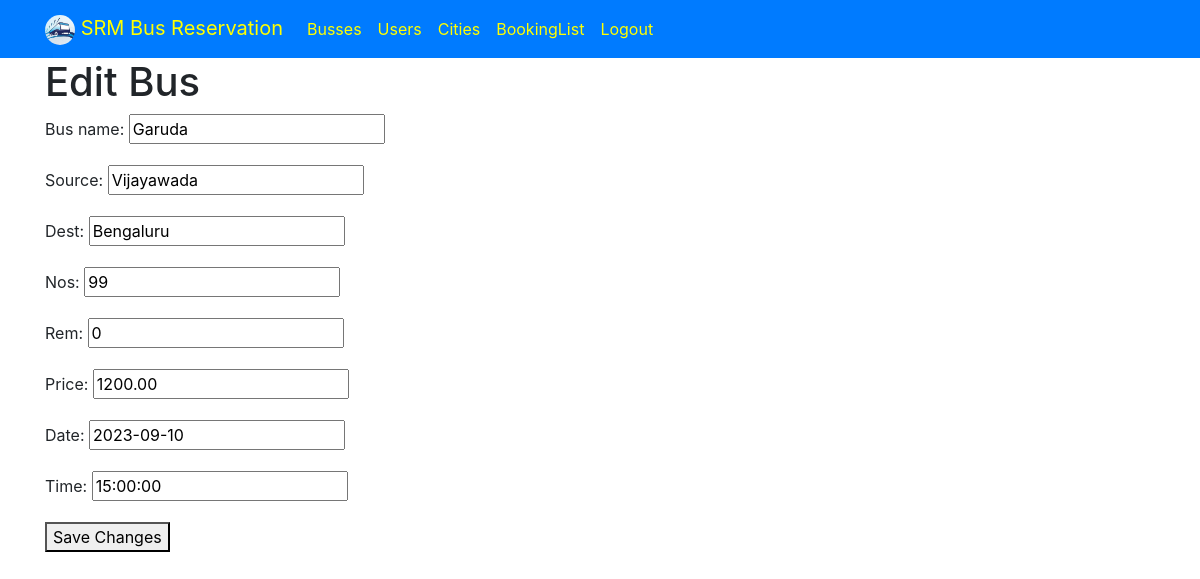
The app's page /buses/edit/1/ (signed in) with its own data.
### myapp/models.py (models this page shows, shortened)
class Bus(models.Model):
    bus_name = models.CharField(max_length=30)
    source = models.CharField(max_length=30)
    dest = models.CharField(max_length=30)
    nos = models.DecimalField(decimal_places=0, max_digits=2)
    rem = models.DecimalField(decimal_places=0, max_digits=2, default=0)
    price = models.DecimalField(decimal_places=2, max_digits=6)
    date = models.DateField()
    time = models.TimeField()
    class Meta:
        verbose_name_plural = "List of Busses"

### myapp/views.py (the view)
# urls.py: path('buses/edit/<int:bus_id>/', views.edit_bus, name='edit_bus'),
def edit_bus(request, bus_id):
    if request.user.is_staff:
        bus = Bus.objects.get(pk=bus_id)
        form = BusForm(instance=bus)
        if request.method == 'POST':
            form = BusForm(request.POST, instance=bus)
            if form.is_valid():
                form.save()
                return redirect('buses')
        return render(request, 'myapp/edit_bus.html', {'bus': bus, 'form': form})
    else:
        return redirect('success')

### myapp/forms.py
class BusForm(forms.ModelForm):
    class Meta:
        model = Bus
        fields = ['bus_name', 'source', 'dest', 'nos','rem', 'price', 'date', 'time']

### myapp/templates/myapp/edit_bus.html (shortened to what this page needs)
{% extends 'myapp/base.html' %}
{% block content %}
<div class="container">
    <h1 >Edit Bus</h1>
    <form method="post" enctype="multipart/form-data">
        {{ form.as_p }}
        <button type="submit">Save Changes</button>
    </form>
</div>
{% endblock %}

### myapp/static/css/styles.css (style rules this page uses)
body { animation: backgroundAnimation 10s infinite; }

### records on screen
Bus: bus_name "Garuda", source "Vijayawada", dest "Bengaluru", nos "99", rem "0", price "1200.00", date "2023-09-10", time "15:00:00"
